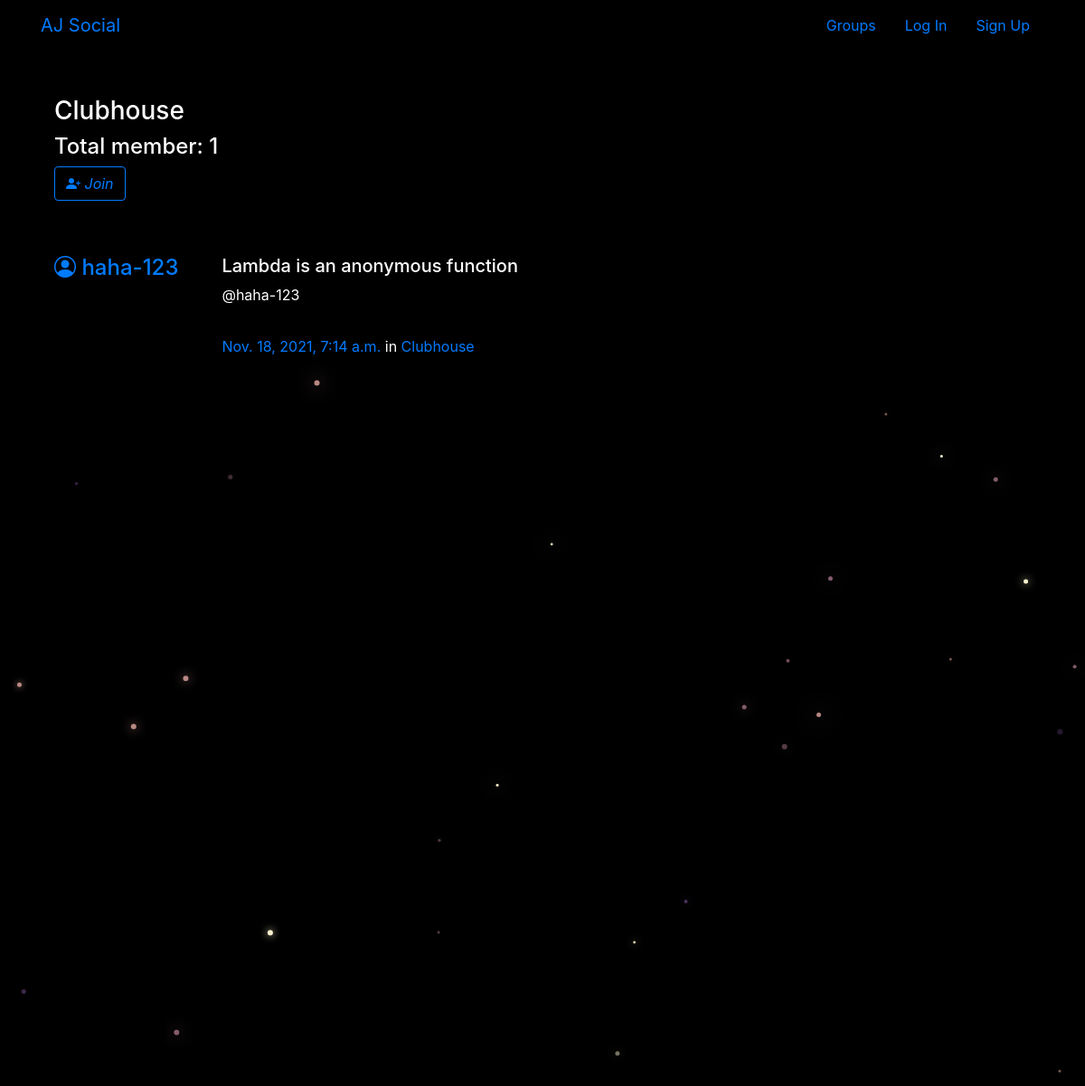
/groups/posts/in/clubhouse/, run on the app's committed database.
### groups/models.py (models this page shows, shortened)
class Group(models.Model):
	name = models.CharField(max_length=255, unique=True)
	slug = models.SlugField(allow_unicode=True, unique=True)
	description = models.TextField(blank=True, default='')
	description_html = models.TextField(editable=False, default='', blank=True)
	members = models.ManyToManyField(User, through='GroupMember')
	'''
	A "slug" is a way of generating a valid URL, generally using data already obtained.
	For instance, a slug uses the title of an article to generate a URL. I advise to generate the slug
	by means of a function, given the title (or another piece of data), rather than setting it manually.
	'''
	class Meta():
		ordering = ['name']

### posts/models.py (models this page shows, shortened)
class Post(models.Model):
	user = models.ForeignKey(User, related_name='posts', on_delete=models.CASCADE)
	created_at = models.DateTimeField(auto_now=True)
	message = models.TextField()
	message_html = models.TextField(editable=False)
	group = models.ForeignKey(Group, related_name='posts', null=True, blank=True, on_delete=models.CASCADE)
	class Meta(): #sub-class
		ordering = [ '-created_at'] # minus symbol before created_at so it will be dispplayed in desence order
		unique_together = ['user', 'message'] #every message is uniquely linked to a user

### groups/views.py (the view)
# urls.py: path('posts/in/<slug>/', views.SingleGroup.as_view(), name='single'),
class SingleGroup(generic.DetailView):
	model = Group

### groups/templates/groups/group_detail.html
{% extends 'groups/group_base.html' %}
{% block pregroup %}
	<div class="container">
		<h3> {{group.name}} </h3>
		<h4> Total member: {{group.members.count}} </h4>
		<div class="content">
			{% if user in group.members.all %}
			<a href="{% url 'groups:leave' slug=group.slug %}" class="btn btn-danger" role="button">
				<i class="bi bi-person-x-fill"> Leave </i>
			</a>
			{% else %}
			<a href="{% url 'groups:join' slug=group.slug %}" class="btn btn-outline-primary" role="button">
				<i class="bi bi-person-plus-fill"> Join </i>
			</a>
			{% endif %}
		</div>
	</div>
{% endblock %}
{% block group_content %}
	<div class="col-md-8">
		{% if group.posts.count == 0 %}
		<h5 style="margin-top: 20px; color:darkgrey;">No posts in this group yet!</h5>
		{% else %}
			{% for post in group.posts.all %}
				{% include "posts/_post.html" %}
			{% endfor %}
		{% endif %}
	</div>
{% endblock %}

### posts/templates/posts/_post.html (shortened to what this page needs)
<div class="media">
	<h4 class="mr-5"><a href="{% url 'posts:for_user' username=post.user.username %}">
		<i class="bi bi-person-circle"></i>
		{{ post.user.username }}</a>
	</h4>
	<div class="media-body">
		<h5>{{ post.message_html|safe }}</h5>
		<p>@{{ post.user.username }}</p>
		<hr>
			<time class="time"><a href="{% url 'posts:single' username=post.user.username pk=post.pk %}">{{ post.created_at }}</a></time>
			{% if post.group %}
			<span class="group-name">in <a href="#">{{ post.group.name }}</a></span>
			{% endif %}
	</div>
</div>

### static/simplesocial/css/master.css (style rules this page uses)
body { margin: 0; overflow: hidden; background-color: black; color:white; }
.col-md-8 { margin-top: 60px; }

### data on the page
Group: name "Clubhouse", members.count "1"
Post: user.username "haha-123", message_html "Lambda is an anonymous function", created_at "Nov. 18, 2021, 7:14 a.m.", group.name "Clubhouse"
